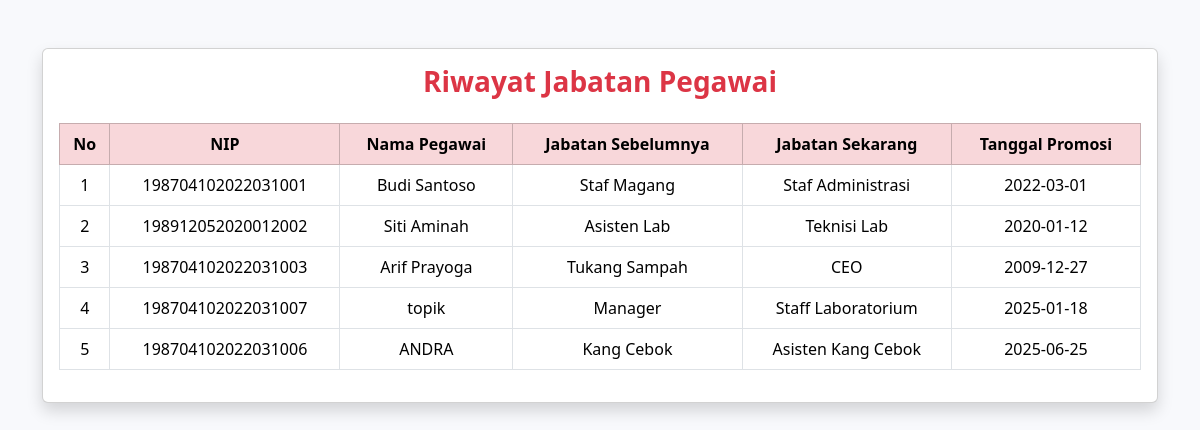
The app's page /tampil_riwayat.php with its own data.
### tables this page shows
CREATE TABLE `riwayat_jabatan` (
  `id_riwayat` int(11) NOT NULL,
  `id_pegawai` int(11) DEFAULT NULL,
  `jabatan_sebelumnya` varchar(50) DEFAULT NULL,
  `jabatan_sekarang` varchar(50) DEFAULT NULL,
  `tanggal_promosi` date DEFAULT NULL
);

CREATE TABLE `pegawai` (
  `id_pegawai` int(11) NOT NULL,
  `nama` varchar(100) DEFAULT NULL,
  `nip` varchar(20) DEFAULT NULL,
  `jabatan` varchar(50) DEFAULT NULL,
  `golongan` varchar(10) DEFAULT NULL,
  `tgl_masuk` date DEFAULT NULL,
  `id_bagian` int(11) DEFAULT NULL
);

### tampil_riwayat.php (the view, shortened to what this page needs)
<!DOCTYPE html>
<html lang="id">
<head>
  <link href="https://cdn.jsdelivr.net/npm/bootstrap@5.3.3/dist/css/bootstrap.min.css" rel="stylesheet">
</head>
<body style="background-color: #f8f9fc;">
  <div class="container mt-5">
    <div class="card shadow rounded">
      <div class="card-body">
        <h3 class="text-center text-danger mb-4 fw-bold">Riwayat Jabatan Pegawai</h3>
        <div class="table-responsive">
          <table class="table table-bordered table-hover text-center align-middle">
            <thead class="table-danger text-dark">
              <tr>
                <th>No</th>
                <th>NIP</th>
                <th>Nama Pegawai</th>
                <th>Jabatan Sebelumnya</th>
                <th>Jabatan Sekarang</th>
                <th>Tanggal Promosi</th>
              </tr>
            </thead>
            <tbody>
              <?php
              include 'koneksi.php';
              $no = 1;
              $sql = mysqli_query($koneksi, "
                SELECT rj.*, p.nip, p.nama
                FROM riwayat_jabatan rj
                LEFT JOIN pegawai p ON rj.id_pegawai = p.id_pegawai
              ");
              while ($row = mysqli_fetch_assoc($sql)) {
              ?>
              <tr>
                <td><?= $no++; ?></td>
                <td><?= $row['nip']; ?></td>
                <td><?= $row['nama']; ?></td>
                <td><?= $row['jabatan_sebelumnya']; ?></td>
                <td><?= $row['jabatan_sekarang']; ?></td>
                <td><?= $row['tanggal_promosi']; ?></td>
              </tr>
              <?php } ?>
            </tbody>
          </table>
        </div>
      </div>
    </div>
  </div>
</body>
</html>

### records on screen
riwayat_jabatan: id_pegawai.nip "198704102022031001", id_pegawai.nama "Budi Santoso", jabatan_sebelumnya "Staf Magang", jabatan_sekarang "Staf Administrasi", tanggal_promosi "2022-03-01"
riwayat_jabatan: id_pegawai.nip "198912052020012002", id_pegawai.nama "Siti Aminah", jabatan_sebelumnya "Asisten Lab", jabatan_sekarang "Teknisi Lab", tanggal_promosi "2020-01-12"
riwayat_jabatan: id_pegawai.nip "198704102022031003", id_pegawai.nama "Arif Prayoga", jabatan_sebelumnya "Tukang Sampah", jabatan_sekarang "CEO", tanggal_promosi "2009-12-27"
riwayat_jabatan: id_pegawai.nip "198704102022031007", id_pegawai.nama "topik", jabatan_sebelumnya "Manager", jabatan_sekarang "Staff Laboratorium", tanggal_promosi "2025-01-18"
riwayat_jabatan: id_pegawai.nip "198704102022031006", id_pegawai.nama "ANDRA", jabatan_sebelumnya "Kang Cebok", jabatan_sekarang "Asisten Kang Cebok", tanggal_promosi "2025-06-25"
